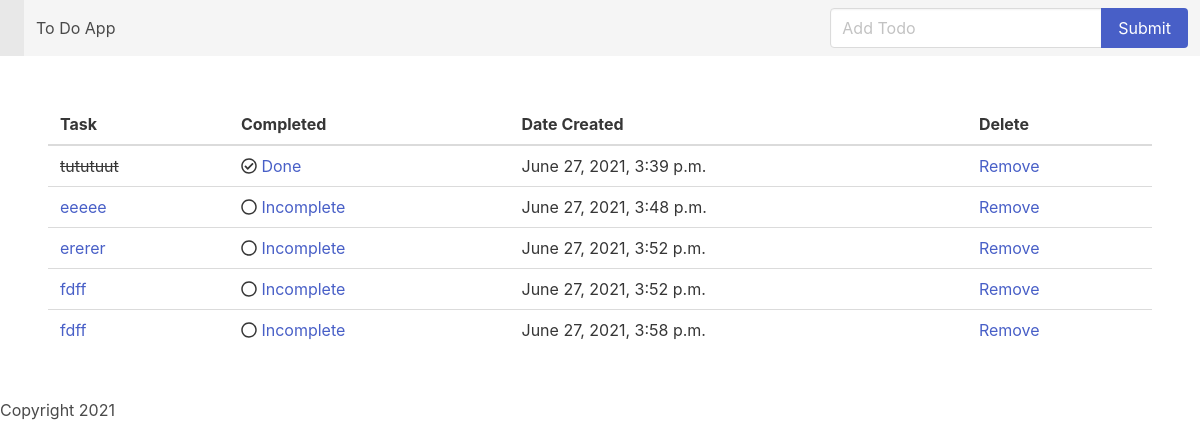
/home, run on an earlier commit of the app's database.
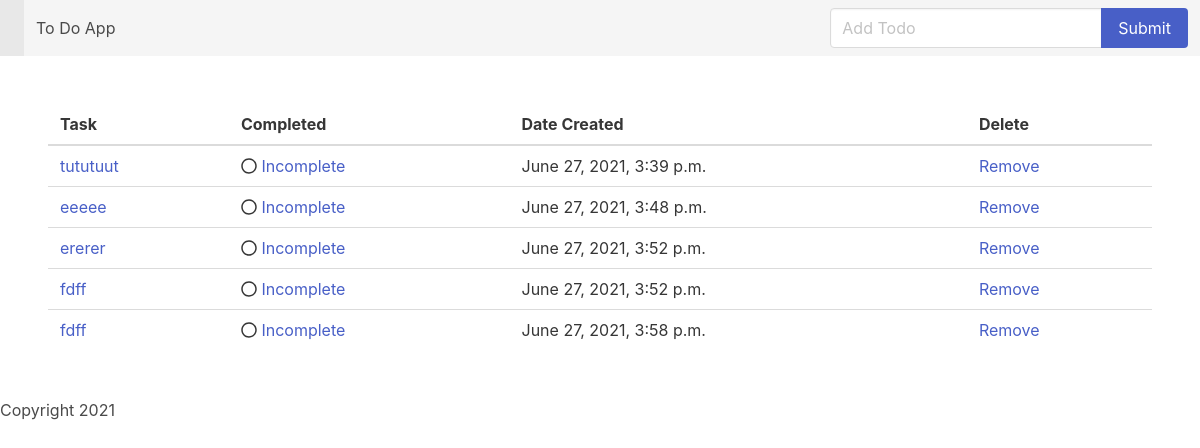
And on a later commit of the database.
### todoapp/models.py (models this page shows, shortened)
class Todo(models.Model):
    task = models.CharField(max_length=200)
    completed = models.BooleanField(default=False)
    user  = models.ForeignKey(User, on_delete=models.CASCADE, null=True, blank=True)
    created = models.DateTimeField(auto_now_add=True)

### todoapp/views.py (the view)
# urls.py: 2. Add a URL to urlpatterns:  path('', views.home, name='home')
def home(request):
    if request.method == 'POST':
        form = TodoForm(request.POST or None)
        if form.is_valid():
            form.save()
            todos = Todo.objects.all()
            messages.success(request, ('Task has been added!'))
            return render(request, 'home.html', {'todos': todos})
    else:
        todos = Todo.objects.all()
        return render(request, 'home.html', {'todos': todos})

### todoapp/templates/home.html (shortened to what this page needs)
{% extends 'base.html' %}
{% block content %}
<nav class="navbar is-light" role="navigation" aria-label="main navigation">
    <div class="navbar-brand">
        <a class="navbar-item" href="https://bulma.io">
        </a>
    </div>
    <div class="navbar-menu">
        <div class="navbar-start">
            <a class="navbar-item">
                To Do App
            </a>
        </div>
        <div class="navbar-end">
            <div class="navbar-item">
                <form method="POST">
                    <div class="field has-addons">
                        <div class="control">
                            <input name="task" class="input" type="text" placeholder="Add Todo">
                        </div>
                        <div class="control">
                            <button type="submit" class="button is-link">Submit</button>
                        </div>
                    </div>
                </form>
            </div>
        </div>
    </div>
</nav>
<section class="section">
    <table class="table is-hoverable is-fullwidth">
        <thead>
        <tr>
            <th>Task</th>
            <th>Completed</th>
            <th>Date Created</th>
            <th>Delete</th>
        </tr>
        </thead>
        {% for todo in todos %}
            <tr>
                <td>
                    {% if todo.completed == True %}
                        <span style="text-decoration: line-through">{{ todo.task }}</span>
                    {% else %}
                        <a href="{% url 'edit' todo.id %}">
                        {{ todo.task }}
                        </a>
                    {% endif %}
                </td>
                <td>
                    {% if todo.completed == True %}
                        <i class="far fa-check-circle"></i>
                        <a href="{% url 'mark_incomplete' todo.id %}">Done</a>
                    {% else %}
                        <i class="far fa-circle"></i>
                        <a href="{% url 'mark_complete' todo.id %}">Incomplete</a>
                    {% endif %}
                </td>
                <td>
                    {{ todo.created}}
                </td>
                <td>
                    <a href="{% url 'delete' todo.id %}">Remove</a>
                </td>
            </tr>
        {% endfor %}
    </table>
</section>
{% endblock %}

What changed in the data, as far as the page shows it:
changed Todo "tututuut": completed "Done" → "Incomplete"
